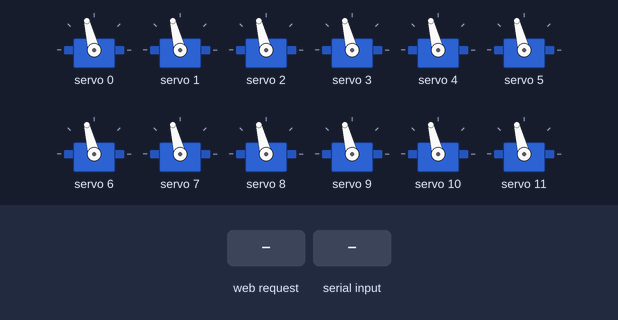
Recording of a sketch running on a simulated ESP32. Shown: 12 × servo. The inputs (shaded band) are chosen by the test bench. What the sketch prints to the serial monitor is not drawn.

Above: at 2.0 s.
2.1 s: HTTP request GET /s received
At 3.01 s:
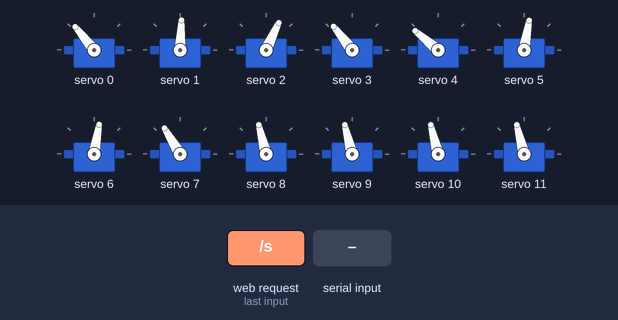
5.1 s: "<45>" received over the second serial link
At 5.9 s:
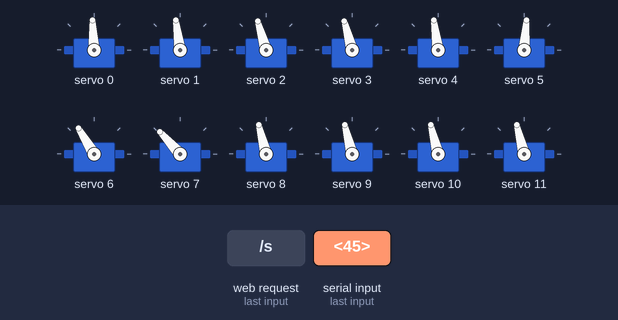
6.8 s: "<46>" received over Serial
At 6.96 s:
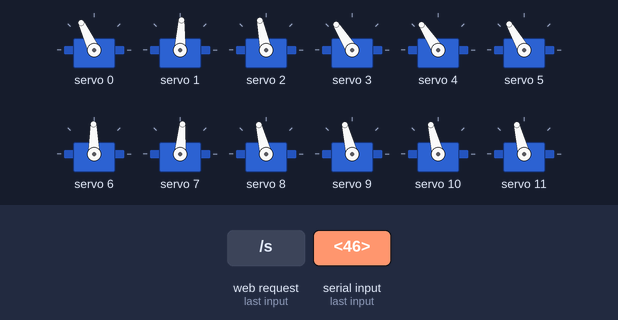
8.6 s: HTTP request GET /s?s=1 received
At 9.8 s:
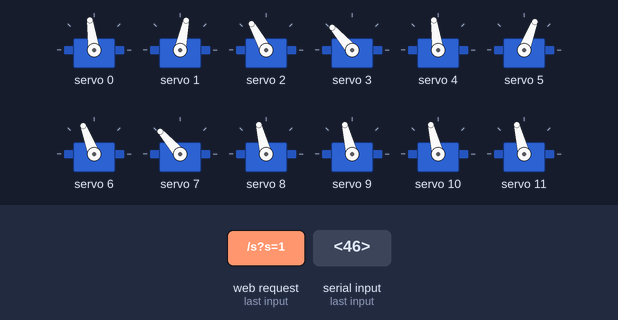
10.3 s: "<42>" received over Serial
At 11.3 s:
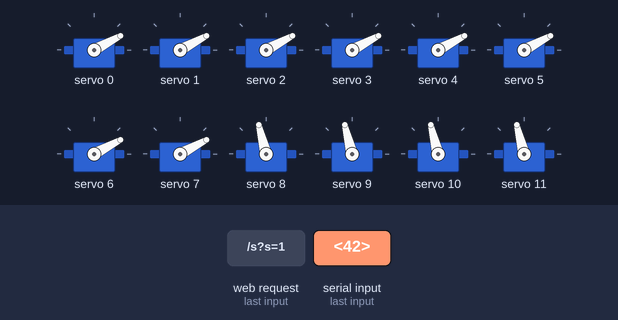
11.8 s: "<44>" received over the second serial link
At 12.4 s:
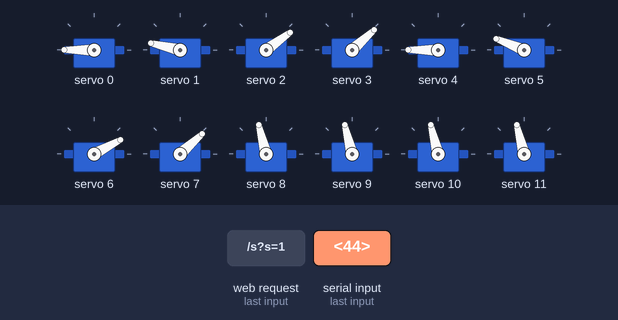
Timing chart, 0 to 14.3 s (numbered marks = the images above; inputs shaded):
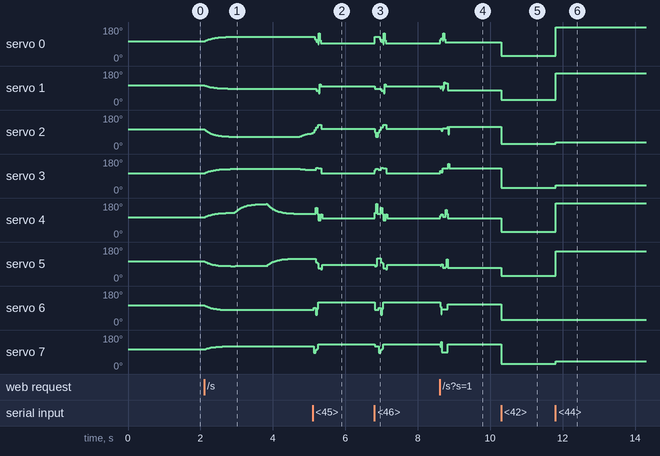

Measured:
- after the input at 2.1 s, servo 0: moves from 104° to 129° over 0.72 s, starting at once; servo 1: moves from 104° to 87° over 0.63 s, starting at once
- after the input at 5.1 s, servo 1: 87° → 98° after 0.10 s; servo 4: 123° → 88° after 0.08 s, → 98° 0.14 s later; servo 5: 119° → 68° after 0.08 s, → 85° 0.14 s later
- after the input at 6.8 s, servo 0: 93° → 129° at once, → 93° 0.14 s later; servo 1: 98° → 87° at once, → 98° 0.18 s later; servo 2: 106° → 65° at once, → 129° 0.09 s later, → 106° 0.23 s later; servo 3: 105° → 129° at once, → 122° 0.09 s later, → 132° 0.09 s later, → 105° 0.14 s later; servo 4: 98° → 123° at once, → 88° 0.16 s later, → 98° 0.14 s later
- after the input at 8.6 s, servo 0: 93° → 98° at once; servo 1: 98° → 115° at once, → 78° 0.20 s later; servo 2: 106° → 111° after 0.05 s, → 119° 0.18 s later; servo 3: 105° → 131° at once; servo 4: 98° → 107° at once, → 98° 0.15 s later
- after the input at 10.3 s, servo 0, servo 4: 98° → 28° at once; servo 1: 78° → 28° at once; servo 2: 119° → 28° at once; servo 3, servo 7: 131° → 28° at once; servo 5: 69° → 28° at once
- after the input at 11.8 s, servo 0, servo 4: 28° → 180° at once; servo 1: 28° → 167° at once; servo 2: 28° → 36° at once; servo 3, servo 7: 28° → 42° at once; servo 5: 28° → 158° at once

The sketch:

esp32_servo_from_uart_WiFi.ino
```cpp
// # FLR - reciver module
#include <Arduino.h>
#include <SPI.h>
#include <Adafruit_PWMServoDriver.h>
// Load Wi-Fi library
#include <WiFi.h>
#include <WebServer.h>

// Stuff for serial communication use
bool newData = false;
bool fakeData = false;
const byte numChars = 48;
char receivedChars[numChars];
char tempChars[numChars];
// variables to hold the parsed data
char messageFromPC[numChars] = {0};
// global variables to keep the received data
int param[8];
int command;

// Stuff for wifi
// Replace with your network credentials
const char* ssid     = "BB.LAB.ARON";
const char* password = "123456789";

/* Put IP Address details */
IPAddress local_ip(192,168,1,1);
IPAddress gateway(192,168,1,1);
IPAddress subnet(255,255,255,0);

// Set web server port number to 80
WebServer server(80);

// for the second uart
#define RXD2 13
#define TXD2 12


// kicking of the pwm module definition
// called this way, it uses the default address 0x40
Adafruit_PWMServoDriver pwm = Adafruit_PWMServoDriver();

// defining the values used for PWM servo control
// those were selected after experiment with the real used hw servos
// #define SERVOMIN 160  // This is the 'minimum' pulse length count (out of 4096)
// #define SERVOMAX 505  // This is the 'maximum' pulse length count (out of 4096)
#define SERVOMIN 170  // This is the 'minimum' pulse length count (out of 4096)
#define SERVOMAX 495  // This is the 'maximum' pulse length count (out of 4096)
#define SERVO_FREQ 50 // Analog servos run at ~50 Hz updates

// for servos attached to the PWM module
// initial reset position
const int pos0 = 0;
// total servo canals count
const int servo_count = 16;
float ramp = 0.95;

uint8_t servos_pos[servo_count] = {90};

float servos_curr[servo_count] = {90};
bool servos_interpolate[servo_count] = {true};

unsigned long now;
unsigned long last = 0;

// Stuff for pre-programmed poses
const int poses_rows = 20;

int poses[poses_rows][8] = {
  {180, 163, 10, 17, 180, 153, 0, 17},
  {148, 51, 42, 129, 148, 41, 32, 129},
  {64, 79, 126, 101, 64, 69, 116, 101},
  {180, 122, 10, 58, 64, 69, 116, 101},
  {148, 51, 42, 129, 148, 41, 0, 0},
  {148, 51, 42, 129, 180, 180, 32, 129}
};

String pose_names[poses_rows] = {
"LEZEC",
"JAMNIK",
"TROP",
"SIAD",
"Lapka L",
"Lapka R",
"Pos",
"Pos",
"Pos",
"Pos",
"Pos",
"Pos",
"Pos",
"Pos",
"Pos",
"Pos",
"Pos",
"Pos"
};

int total_poses = 6;

// handling the move sequences.
bool move_done = false;
bool in_sequence = false;
int sequence_nr = 0;
int sequence_rep = 1;
int sequence_crep = 0;
int sequence_step = 0;

const uint8_t max_sequences = 3;
const uint8_t max_steps = 30;
const uint8_t max_servos = 8;

String seq_names[max_sequences] = {
"BSSF Step",
"Drunk Master"
  };

int sequences[max_sequences][max_steps][max_servos] =
{
    {
      {119,70,71,110,119,60,61,110},
      {119,70,44,118,119,60,61,110},
      {119,70,44,118,174,64,61,110},
      {119,70,44,118,112,108,61,110},
      {119,70,71,111,112,108,61,110},
      {119,70,71,111,112,108,74,68},
      {103,70,87,110,112,108,74,68},
      {103,70,87,110,150,84,30,86},
      {87,55,103,125,150,84,30,86},
      {87,55,103,125,112,76,68,94},
      {71,58,119,122,71,48,109,122},
      {139,39,119,122,71,48,109,122},
      {97,97,119,122,71,48,109,122},
      {76,83,119,122,110,40,109,122},
      {76,83,92,91,110,40,109,122},
      {76,83,92,91,83,68,109,122}
    },
    {

      {99,73,91,107,99,63,81,107},
      {109,83,81,97,109,73,36,136},
      {109,83,81,97,109,73,66,71},
      {93,59,97,121,93,49,66,71},
      {138,71,97,121,93,49,66,71},
      {101,108,97,121,93,49,66,71},
      {82,103,97,121,93,49,66,71},
      {82,103,97,121,135,56,66,71},
      {82,103,97,121,111,104,66,71},
      {83,59,107,121,83,49,97,121},
      {83,59,59,149,83,49,97,121},
      {83,59,107,121,83,49,97,121}
    },
    {
      {89,64,106,99,74,81,91,116},
      {74,81,91,116,89,64,106,99},
    }
};

// {109,83,81,97,109,73,71,97},

float ramps[max_steps];
uint8_t sequence_steps[max_sequences] = {15};

void setup()
{
  // kicking off serial
  Serial.begin(115200);
  Serial2.begin(115200, SERIAL_8N1, RXD2, TXD2);

  // Servos reset
  pwm.begin();
  pwm.setOscillatorFrequency(27000000);
  pwm.setPWMFreq(SERVO_FREQ); // Analog servos run at ~50 Hz updates
  delay(100);

  Serial.print("Resetting Servo: ");
  for (int i = 0; i < servo_count; i++)
  {
    servos_pos[i] = 90;
    servos_curr[i] = servos_pos[i];
    Serial.print(i);
    Serial.print(" ");
    Serial.println(servos_curr[i]);
    pwm.setPWM(i, 0, (int)map(servos_curr[i], 0, 180, SERVOMIN, SERVOMAX));
    delay(10);
  }
  delay(500);

  // Connect to Wi-Fi network with SSID and password
  Serial.print("Setting AP (Access Point)…");
  WiFi.softAP(ssid, password);
  WiFi.softAPConfig(local_ip, gateway, subnet);
  delay(100);

  server.on("/", handle_OnConnect);


  server.on("/p", handle_pose);

  server.on("/s", handle_sequence);

  server.on("/r", handle_ramp);

  server.onNotFound(handle_NotFound);

  server.begin();
  Serial.println("HTTP server started");

  // the sequences data

// the crazy dog step
  sequence_steps[0] = 16;
  sequence_steps[1] = 12;
  sequence_steps[2] = 2;

  for (int i=0; i < max_steps; i++){
    ramps[i] = 0.85;
    }

}


void loop() {

  // serving the www
  server.handleClient();

  now = millis();

  // grabstuff from serial
  recvWithStartEndMarkers();
  if (!newData && !fakeData){
    // grabbing from the second serial
    recvWithStartEndMarkers_s2();
//    Serial.println("S2 check...");
    }

  // if we have some new data...
  if (newData || fakeData)
  {
    if (newData){
      strcpy(tempChars, receivedChars);
      parseData();
    }

    newData = false;
    fakeData = false;

    // setting the new position of servo
    if (command == 42) {
      for (int ss = 0; ss < 8; ss++) {
        if (param[ss] > -1 && param[ss] < 181) {
          servos_pos[ss] = param[ss];
        }
      }
    }

    if (command == 44) {
      // bringing in new pose from the stored ones
      int new_pose = param[0];
      if (new_pose < total_poses) {
        // if the selected pose is in the range - we read the values
        for (int ss = 0; ss < 8; ss++) {
          if (poses[new_pose][ss] > -1 && poses[new_pose][ss] < 181) {
          servos_pos[ss] = poses[new_pose][ss];
          }
        }
      }
    }


    if (command == 55){
      // storing new pose
      if (total_poses < poses_rows){
        // we have a place for the new pose
        int new_pose = total_poses;
        total_poses++;

          for (int ss = 0; ss < 8; ss++) {
            poses[new_pose][ss] = param[ss];
            Serial.println(poses[new_pose][ss]);
          }

        Serial.print("new pose at: ");
        Serial.println(new_pose);
        }
      }

    if (command == 45){
      // option to change the ramp
      ramp = param[0] / 1000.0;
      Serial.println(ramp);
      }

    if (command == 46){
      // playing the sequence
      start_sequence(param[0], param[1]);
      }

  }

  // handling the servo slope moving
  // every 10 ms we do a step
  if (now > last + 10) {
    last = now;
    move_done = true;

    for (uint8_t s = 0; s < servo_count; s++) {
      if  (abs(servos_curr[s] - servos_pos[s]) > 1) {
        // if need to move more then 1 degree
        move_done = false; // since we move we are not done yet...
        servos_curr[s] = (ramp * servos_curr[s] + (1-ramp) * servos_pos[s]);
        pwm.setPWM(s, 0, (int)map(servos_curr[s], 0, 180, SERVOMIN, SERVOMAX));
      }
    }


  if (in_sequence and move_done){
    // if we are in the sequence we are making the next step when previous is done:
    Serial.print("Seq active ");
    Serial.println(sequence_nr);
//    ramp = 0.85;
    if (sequence_step < sequence_steps[sequence_nr]-1) {
      // we still have some steps to do
      sequence_step++; // taking the step count up
      Serial.print("step ");
      Serial.print(sequence_step);
      Serial.print(" of ");
      Serial.println(sequence_steps[sequence_nr]);
//      ramp = ramps[sequence_step];

      for (int s=0; s<max_servos; s++){
        // reading the servos positions from sequence step
        param[s] = sequences[sequence_nr][sequence_step][s];
        }
        // faking new data from serial
          command = 42;
          fakeData = true;

      } else
        {
        // we are done with the sequence and reset the states
        if (sequence_crep < sequence_rep-1){
          sequence_crep++;
          Serial.println("Next round...");
          }
        else {
          in_sequence = false;
//          ramp = 0.95;
          sequence_crep = 0;
          Serial.println("Seq.Done");
          }

        sequence_step = -1;

        }
  }}


  } // loop()


  void recvWithStartEndMarkers()
  {
    //  Read data in this style <C, 1, 2, 3, 4, 5, 6, 7, 8>
    static boolean recvInProgress = false;
    static byte ndx = 0;
    char startMarker = '<';
    char endMarker = '>';
    char rc;

    while (Serial.available() > 0 && newData == false)
    {
      rc = Serial.read();

      if (recvInProgress == true)
      {
        if (rc != endMarker)
        {
          receivedChars[ndx] = rc;
          ndx++;
          if (ndx >= numChars)
          {
            ndx = numChars - 1;
          }
        }
        else
        {
          receivedChars[ndx] = '\0'; // terminate the string
          recvInProgress = false;
          ndx = 0;
          newData = true;
        }
      }

      else if (rc == startMarker)
      {
        recvInProgress = true;
      }
    }
  }


void recvWithStartEndMarkers_s2()
  {
    //  Read data in this style <C, 1, 2, 3, 4, 5, 6, 7, 8>
    static boolean recvInProgress = false;
    static byte ndx = 0;
    char startMarker = '<';
    char endMarker = '>';
    char rc;

    while (Serial2.available() > 0 && newData == false)
    {
      Serial.print(".");
      rc = Serial2.read();

      if (recvInProgress == true)
      {
        if (rc != endMarker)
        {
          receivedChars[ndx] = rc;
          ndx++;
          if (ndx >= numChars)
          {
            ndx = numChars - 1;
          }
        }
        else
        {
          receivedChars[ndx] = '\0'; // terminate the string
          recvInProgress = false;
          ndx = 0;
          newData = true;
        }
      }

      else if (rc == startMarker)
      {
        recvInProgress = true;
      }
    }
  }


  void parseData()
  { // split the data into its parts

    char *strtokIndx; // this is used by strtok() as an index

    Serial.println(tempChars);

    strtokIndx = strtok(tempChars, ","); // get the first part - the string
    command = atoi(strtokIndx);          // convert this part to an int
    Serial.println(command);

    strcpy(messageFromPC, strtokIndx); // copy it to messageFromPC

    strtokIndx = strtok(NULL, ",");
    param[0] = (int)atof(strtokIndx); // convert this part to a int

    strtokIndx = strtok(NULL, ",");
    param[1] = (int)atof(strtokIndx); // convert this part to a int

    strtokIndx = strtok(NULL, ",");
    param[2] = (int)atof(strtokIndx); // convert this part to a int

    strtokIndx = strtok(NULL, ",");
    param[3] = (int)atof(strtokIndx); // convert this part to a int

    strtokIndx = strtok(NULL, ",");
    param[4] = (int)atof(strtokIndx); // convert this part to a int

    strtokIndx = strtok(NULL, ",");
    param[5] = (int)atof(strtokIndx); // convert this part to a int

    strtokIndx = strtok(NULL, ",");
    param[6] = (int)atof(strtokIndx); // convert this part to a int

    strtokIndx = strtok(NULL, ",");
    param[7] = (int)atof(strtokIndx); // convert this part to a int
  }

void handle_OnConnect() {

  server.send(200, "text/html", SendHTML());

}

void handle_NotFound(){
  server.send(404, "text/plain", "Not found");
}

String SendHTML(){

  String ptr = "<!DOCTYPE html> <html>\n";
  ptr +="<head><meta name=\"viewport\" content=\"width=device-width, initial-scale=1.0, user-scalable=no\">\n";
  ptr +="<title>Aron Control</title>\n";
  ptr +="<style>html { font-family: Helvetica; display: inline-block; margin: 0px auto; text-align: center;}\n";
  ptr +="body{margin-top: 50px;} h1 {color: #444444;margin: 50px auto 30px;} h3 {color: #444444;margin-bottom: 50px;}\n";
  ptr +=".button {display: block;width: 80px;background-color: #3498db;border: none;color: white;padding: 13px 30px;text-decoration: none;font-size: 25px;margin: 0px auto 35px;cursor: pointer;border-radius: 4px;}\n";
  ptr +=".button-on {background-color: #3498db;}\n";
  ptr +=".button-on:active {background-color: #2980b9;}\n";
  ptr +=".button-off {background-color: #34495e;}\n";
  ptr +=".button-off:active {background-color: #2c3e50;}\n";
  ptr +="p {font-size: 14px;color: #888;margin-bottom: 10px;}\n";
  ptr +="</style>\n";
  ptr +="</head>\n";
  ptr +="<body>\n";
  ptr +="<h1>Aron Web Server</h1>\n";
  ptr +="<h3>Using Access Point(AP) Mode</h3>\n";

  ptr += "<h3>Poses</h3>";

  for (int s=0; s < total_poses; s++){
    ptr += "<form>";
    ptr += "<input type=hidden id=p name=p value=";
    ptr += s;
    ptr += ">";
    ptr += "<p><button type=submit formaction=/p>";
    ptr += s;
    ptr += " ";
    ptr += pose_names[s];
    ptr += " </button></p>";
    ptr += "</form>";
   }


  ptr += "<h3>Sequences</h3>";

  ptr += "<table>";
  for (int s=0; s < max_sequences; s++){
    ptr += "<tr>";
    for (int n = 1; n < 20 ; n+=6){
    ptr += "<td>";
    ptr += "<form>";
    ptr += "<input type=hidden id=p name=k value=";
    ptr += n;
    ptr += ">";
    ptr += "<input type=hidden id=p name=s value=";
    ptr += s;
    ptr += ">";
    ptr += "<p><button type=submit formaction=/s>";
    ptr += n;
    ptr += "x seq ";
    ptr += s;
    ptr += " </button></p>";
    ptr += "</form>";
    ptr += "</td>";

    }

    ptr += "</tr>";
    }

  ptr += "</table>";

//    for (int s=0; s < max_sequences; s++){
//    ptr += "<form>";
//    ptr += "<input type=hidden id=p name=k value=5>";
//    ptr += "<input type=hidden id=p name=s value=";
//    ptr += s;
//    ptr += ">";
//    ptr += "<p><button type=submit formaction=/s>";
//    ptr += s;
//    ptr += " :sequence x5";
//    ptr += " </button></p>";
//    ptr += "</form>";
//    }
//
//  ptr += "</tc><tc>";
//
//    for (int s=0; s < max_sequences; s++){
//    ptr += "<form>";
//    ptr += "<input type=hidden id=p name=k value=19>";
//    ptr += "<input type=hidden id=p name=s value=";
//    ptr += s;
//    ptr += ">";
//    ptr += "<p><button type=submit formaction=/s>";
//    ptr += s;
//    ptr += " :sequence x20";
//    ptr += " </button></p>";
//    ptr += "</form>";
//    }
//
//  ptr += "</tc></tr></table>";

  ptr += "<h3>Speeds</h3>";
  ptr += "<p> current ramp: ";
  ptr += ramp;
  ptr += "</p>";
  ptr += "<form>";
  ptr += "<input type=hidden id=p name=r value=500>";
  ptr += "<p><button type=submit formaction=/r> Fast</button></p></form>";

  ptr += "<form>";
  ptr += "<input type=hidden id=p name=r value=700>";
  ptr += "<p><button type=submit formaction=/r>Med</button></p></form>";

  ptr += "<form>";
  ptr += "<input type=hidden id=p name=r value=800>";
  ptr += "<p><button type=submit formaction=/r>LowMed</button></p></form>";

  ptr += "<form>";
  ptr += "<input type=hidden id=p name=r value=950>";
  ptr += "<p><button type=submit formaction=/r>Norm</button></p></form>";


  ptr +="</body>\n";
  ptr +="</html>\n";

  return ptr;
}

void handle_pose(){
  int pose = server.arg("p").toInt();
  command = 44;
  param[0] = pose;
  fakeData = true;
  server.send(200, "text/html", SendHTML());
}

void handle_ramp(){
  int r = server.arg("r").toInt();
  if (r > 200 && r < 990){
    ramp = r / 1000.0;
  }
  server.send(200, "text/html", SendHTML());
}

void handle_sequence(){
  int s = server.arg("s").toInt();
  int k = server.arg("k").toInt();

  if (k <= 0 || k > 20){
    k = 1;
    }

  if (s > -1 && s < max_sequences && !in_sequence){
      // if recieved data makes sense
      sequence_nr = s;
      sequence_rep = k;
      in_sequence = true;
      Serial.print("Start sequence ");
      Serial.println(sequence_nr);
      server.send(200, "text/html", SendHTML());
    }

  }


void start_sequence(int s, int k)
  {
  if (k <= 0 || k > 20){
    k = 1;
    }

  if (s > -1 && s < max_sequences && !in_sequence){
      // if recieved data makes sense
      sequence_nr = s;
      sequence_rep = k;
      in_sequence = true;
      Serial.print("Start sequence ");
      Serial.println(sequence_nr);

    }


  }
```
